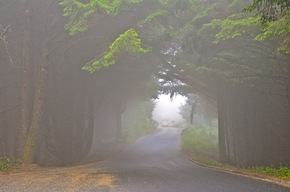
#> input picture examples/18056401685_c5b313e712_o.jpg, 290 x 192 px; its folder holds only this picture in this run
$ python cli.py ../../examples/18056401685_c5b313e712_o.jpg
#> lines starting #> are read from the running program, lines starting #| are printed output that depends on the picture
### src/entropic_contrast/core.py
"""
core.py — Entropic Contrast Measure: per-image and batch scoring.

This module provides the two public-facing scoring functions:

:func:`contrast_quality`
    Score a single image file.  Returns a float in the range [0, ∞) where
    higher values indicate better contrast.

:func:`contrast_quality_batch`
    Score every image in a directory and write results to a CSV log.

Algorithm
---------
For a given image:

1. Convert to HSV colour space.  Only the **Value** (V) channel is used,
   as perceived contrast is primarily a luminance phenomenon.
2. Compute the V-channel intensity histogram (``num_bins`` bins, density=True).
3. Apply histogram equalisation to the V channel (producing a near-uniform
   histogram).
4. Compute the equalised histogram over the **same** bin edges.
5. Return :func:`~entropic_contrast.metrics.mutual_information` between the
   two histograms.

Mutual Information quantifies how similar the two histograms are.  A
well-exposed image already has a roughly uniform distribution, so equalisation
changes it little → high MI.  An under- or over-exposed image has a skewed
histogram that equalisation shifts substantially → low MI.

This is a **no-reference** (NR) metric: it does not require a pristine
reference image, making it suitable for in-the-wild quality assessment.

Typical output range
--------------------
- Under/over-exposed: 1.5–2.5
- Retinex-processed: 4.0–4.6
- Well-exposed: 4.5–5.0+

(Values are in nats; they scale slightly with ``num_bins``.)
"""

from __future__ import annotations

import logging
import os
from pathlib import Path

import numpy as np
from skimage import color, exposure, img_as_float, io

from entropic_contrast.metrics import mutual_information

logger = logging.getLogger(__name__)

# Image file extensions recognised by the batch scorer
_VALID_EXTENSIONS: frozenset[str] = frozenset(
    {"jpg", "jpeg", "png", "pgm", "bmp", "tif", "tiff", "webp"}
)


def _compute_contrast_score(image: np.ndarray, num_bins: int = 128) -> float:
    """Compute the Entropic Contrast Measure for a single image array.

    This is the internal implementation called by :func:`contrast_quality`.
    It is separated to allow unit-testing without disk I/O.

    Parameters
    ----------
    image : ndarray of shape (H, W) or (H, W, 3) or (H, W, 4)
        Input image loaded as a NumPy array.  Grayscale and RGBA images are
        handled automatically.
    num_bins : int, default 128
        Number of histogram bins.  Larger values give finer resolution but
        increase sensitivity to noise.  Typical range: 64–256.

    Returns
    -------
    float
        Mutual Information between the intensity histogram and the histogram
        of the contrast-equalised image.  Higher is better.

    Notes
    -----
    **Colour images**: converted to HSV; the Value channel carries luminance.
    **Grayscale images**: treated as the Value channel directly.
    **Alpha channel**: stripped before processing.
    """
    # ------------------------------------------------------------------ Pre-processing
    # Strip alpha channel if present (RGBA → RGB)
    if image.ndim == 3 and image.shape[2] == 4:
        image = image[:, :, :3]

    # Handle grayscale (2-D) by treating it as the V channel directly
    if image.ndim == 2:
        v_channel = img_as_float(image)
    else:
        # Convert RGB → HSV; Value (index 2) encodes perceived luminance
        image_hsv = color.rgb2hsv(image)
        v_channel = image_hsv[:, :, 2]

    v_float = img_as_float(v_channel)

    # ------------------------------------------------------------------ Histograms
    # Intensity histogram of the original V channel
    hist_orig, bin_edges = np.histogram(v_float, bins=num_bins, density=True)

    # Contrast-equalised V channel: histogram equalisation stretches the CDF
    # towards uniformity.  We use the same bin edges to ensure comparable support.
    v_equalised = exposure.equalize_hist(v_float, nbins=num_bins)
    hist_eq, _ = np.histogram(
        v_equalised,
        bins=num_bins,
        density=True,
        range=(bin_edges[0], bin_edges[-1]),
    )

    # ------------------------------------------------------------------ MI
    return mutual_information(hist_orig, hist_eq)


def contrast_quality(image_path: str | Path, num_bins: int = 128) -> float | None:
    """Compute the Entropic Contrast Measure for a single image file.

    Parameters
    ----------
    image_path : str or Path
        Absolute or relative path to an image file.  Supported formats:
        JPEG, PNG, BMP, PGM, TIFF, WebP.
    num_bins : int, default 128
        Number of histogram bins passed to the internal scorer.

    Returns
    -------
    float or None
        Contrast quality score (higher = better contrast), or ``None`` if
        the image cannot be read.

    Examples
    --------
    >>> from entropic_contrast import contrast_quality
    >>> score = contrast_quality("examples/correct1.jpg")
    >>> print(f"{score:.4f}")
    4.8087
    """
    image_path = Path(image_path)
    try:
        image = io.imread(str(image_path))
    except Exception as exc:
        logger.error("Could not read '%s': %s", image_path, exc)
        return None

    score = _compute_contrast_score(image, num_bins=num_bins)
    logger.debug("%-50s  score=%.4f", image_path.name, score)
    return score


# [77 lines left out: function contrast_quality_batch, not called in this run]

### src/entropic_contrast/metrics.py
"""
metrics.py — Mutual Information between discrete histogram sequences.

This module provides the core information-theoretic measures used by the
Entropic Contrast algorithm.  Both functions operate on histogram arrays
(counts or densities) — they do not accept images directly.

Algorithm context
-----------------
The ECM algorithm computes MI between the original V-channel intensity
histogram and the histogram of the contrast-equalised image.  The two
histogram arrays are treated as **paired label sequences**: position *i*
contributes a paired observation ``(hist_a[i], hist_b[i])``, and MI is
computed from the resulting K×K contingency table.

This is equivalent to the ``sklearn.metrics.mutual_info_score`` approach used
in the original 2017 implementation and produces scores that scale naturally
with the number of bins (maximum ≈ ln(K) nats for perfectly matched distinct
histograms).

Interpretation
--------------
- Two **identical** histograms with all-distinct bin values → MI ≈ ln(K) (max)
- Two **perfectly different** histograms → MI ≈ 0
- A histogram identical to itself but with all equal bin values → MI = 0
  (knowing one value tells you nothing new, since all are the same class)

For a well-exposed image the V-channel histogram is already near-uniform, so
histogram equalisation barely shifts bin densities → hist_a ≈ hist_b → high MI.
For an under/over-exposed image, equalisation dramatically redistributes the
densities → low MI.

References
----------
Cover, T.M., Thomas, J.A. (2006). *Elements of Information Theory*, 2nd ed.
"""

from __future__ import annotations

import numpy as np


def _contingency_mi(a_labels: np.ndarray, b_labels: np.ndarray) -> float:
    """MI from a contingency table of two integer label sequences.

    Computes:

    .. math::

        MI = \\sum_{i,j} \\frac{C_{ij}}{N}
             \\log \\frac{N \\cdot C_{ij}}{C_{i\\cdot} \\cdot C_{\\cdot j}}

    where :math:`C` is the contingency matrix, *N* is the total count, and
    :math:`C_{i\\cdot}`, :math:`C_{\\cdot j}` are row/column marginals.

    Parameters
    ----------
    a_labels, b_labels : ndarray of shape (N,), integer dtype
        Paired integer class labels.

    Returns
    -------
    float
        MI in nats.  Non-negative.
    """
    N = len(a_labels)
    n_a = int(a_labels.max()) + 1
    n_b = int(b_labels.max()) + 1

    # Build contingency matrix efficiently with np.add.at
    C = np.zeros((n_a, n_b), dtype=np.float64)
    np.add.at(C, (a_labels, b_labels), 1.0)

    # Marginals
    row_sum = C.sum(axis=1)  # (n_a,)
    col_sum = C.sum(axis=0)  # (n_b,)

    # MI: iterate only over non-zero cells
    rows, cols = np.nonzero(C)
    mi = 0.0
    for r, c in zip(rows, cols):
        p_joint = C[r, c] / N
        p_marg = (row_sum[r] / N) * (col_sum[c] / N)
        mi += p_joint * np.log(p_joint / p_marg)

    return float(mi)


def mutual_information(hist_a: np.ndarray, hist_b: np.ndarray) -> float:
    """Mutual Information between two 1-D histograms as paired label sequences.

    Treats each index *i* as a paired observation ``(hist_a[i], hist_b[i])``,
    builds a K×K contingency table from the co-occurrences of unique values,
    and computes the standard discrete MI:

    .. math::

        MI(A, B) = \\sum_{i,j} p(a_i, b_j)
                   \\log \\frac{p(a_i, b_j)}{p(a_i)\\,p(b_j)}

    This is the same computation as ``sklearn.metrics.mutual_info_score``,
    which the original ``pycontrast.py`` used.

    Score interpretation
    --------------------
    - **High score** (→ ln(K)): histograms have similar density values at the
      same bin positions — well-contrasted image.
    - **Low score** (→ 0): histograms are very different — poor contrast.

    Parameters
    ----------
    hist_a : ndarray of shape (K,)
        First histogram (counts or densities, non-negative).
    hist_b : ndarray of shape (K,)
        Second histogram over the **same** bin edges as *hist_a*.

    Returns
    -------
    float
        MI in nats.  Non-negative.

    Raises
    ------
    ValueError
        If *hist_a* and *hist_b* have different lengths.

    Examples
    --------
    >>> import numpy as np
    >>> from entropic_contrast.metrics import mutual_information
    >>> p = np.array([0.1, 0.4, 0.3, 0.2])   # all distinct values
    >>> mutual_information(p, p)               # identical → MI = ln(4) ≈ 1.386
    1.386...
    >>> mutual_information(p, p[::-1])         # reversed — different pairing → MI ≈ 0
    0.0
    """
    hist_a = np.asarray(hist_a, dtype=float)
    hist_b = np.asarray(hist_b, dtype=float)
    if hist_a.shape != hist_b.shape:
        raise ValueError(
            f"hist_a and hist_b must have the same shape; "
            f"got {hist_a.shape} vs {hist_b.shape}."
        )

    # Map float values to integer class labels via np.unique
    _, a_labels = np.unique(hist_a, return_inverse=True)
    _, b_labels = np.unique(hist_b, return_inverse=True)

    return _contingency_mi(a_labels, b_labels)


# [59 lines left out: function normalised_mutual_information, not called in this run]

### src/entropic_contrast/cli.py
"""
cli.py — Command-line entry point for the Entropic Contrast scorer.

Registered as ``contrast-score`` via the ``[project.scripts]`` table in
``pyproject.toml``.  After installation (``uv sync`` or ``pip install -e .``),
run::

    # Score a single image
    contrast-score photo.jpg

    # Score all images in a directory, save CSV
    contrast-score --batch ./examples/ --output results/scores.csv

    # Run the visual demo (shows matplotlib plots)
    contrast-score --demo

Examples
--------
    $ contrast-score examples/correct1.jpg
    correct1.jpg: 4.8087

    $ contrast-score --batch examples/ --output results/scores.csv --bins 256
    Scored 9 images → results/scores.csv

    $ contrast-score --batch examples/ --recursive --verbose
"""

from __future__ import annotations

import argparse
import logging
import sys
from pathlib import Path


# [47 lines left out: function _run_demo, not called in this run]


def _build_parser() -> argparse.ArgumentParser:
    parser = argparse.ArgumentParser(
        prog="contrast-score",
        description=(
            "Entropic Contrast Measure — no-reference image contrast quality scorer.\n\n"
            "Scores each image on a scale from ~0 (very poor contrast) to 5+ "
            "(excellent contrast) using Mutual Information between the image "
            "intensity histogram and its contrast-equalised counterpart."
        ),
        formatter_class=argparse.RawDescriptionHelpFormatter,
    )

    # Mutually exclusive primary modes
    mode = parser.add_mutually_exclusive_group()
    mode.add_argument(
        "image",
        nargs="?",
        metavar="IMAGE",
        help="Path to a single image file to score.",
    )
    mode.add_argument(
        "--batch",
        metavar="DIR",
        type=Path,
        help="Score all images in this directory.",
    )
    mode.add_argument(
        "--demo",
        action="store_true",
        help="Run the visual demo on the built-in example images.",
    )

    # Options
    parser.add_argument(
        "--output",
        "-o",
        metavar="FILE",
        type=Path,
        default=None,
        help="Output CSV path for --batch mode (default: <dir>/../contrast_quality.csv).",
    )
    parser.add_argument(
        "--bins",
        type=int,
        default=128,
        metavar="N",
        help="Number of histogram bins (default: 128).",
    )
    parser.add_argument(
        "--recursive",
        "-r",
        action="store_true",
        help="Recurse into subdirectories in --batch mode.",
    )
    parser.add_argument(
        "--verbose",
        "-v",
        action="store_true",
        help="Enable verbose logging.",
    )
    return parser


def main(argv: list[str] | None = None) -> int:
    """Entry point called by the ``contrast-score`` console script.

    Parameters
    ----------
    argv : list[str] or None
        Argument vector; defaults to ``sys.argv[1:]`` when None.

    Returns
    -------
    int
        Exit code (0 on success, 1 on error).
    """
    parser = _build_parser()
    args = parser.parse_args(argv)

    logging.basicConfig(
        level=logging.DEBUG if args.verbose else logging.WARNING,
        format="%(levelname)s: %(message)s",
    )

    # ------------------------------------------------------------------ Demo
    if args.demo:
        _run_demo()
        return 0

    # ----------------------------------------------------------- Batch mode
    if args.batch:
        from entropic_contrast.core import contrast_quality_batch

        output = contrast_quality_batch(
            args.batch,
            output_path=args.output,
            num_bins=args.bins,
            recursive=args.recursive,
        )
        if output is None:
            print("No images scored.  Check the directory path.", file=sys.stderr)
            return 1
        n = sum(1 for _ in output.open())
        print(f"Scored {n} images → {output}")
        return 0

    # -------------------------------------------------------- Single image
    if args.image:
        from entropic_contrast.core import contrast_quality

        score = contrast_quality(args.image, num_bins=args.bins)
#> in contrast_quality, image is the input picture: shape (192, 290, 3); mean R, G, B 128.2, 122.7, 112.9
#> in _compute_contrast_score, `image_hsv = color.rgb2hsv(image)`: image_hsv: shape (192, 290, 3) float64; mean of channels 0, 1, 2 0.167, 0.13, 0.506
#> in _compute_contrast_score, `v_channel = image_hsv[:, :, 2]`:
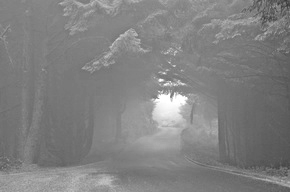
#> v_channel: shape (192, 290) float64; min 0.22, max 1, mean 0.506
#> in _compute_contrast_score, `hist_orig, bin_edges = np.histogram(v_float, bins=num_bins, density=Tr..`: hist_orig = 128 values, max 10.01 at index 46, min 0 at index 4, mean 1.28; bin_edges = 129 values from 0.22 to 1
#> in _compute_contrast_score, `v_equalised = exposure.equalize_hist(v_float, nbins=num_bins)`:
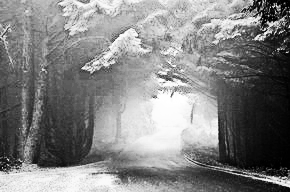
#> v_equalised: shape (192, 290) float64; min 1.8e-05, max 1, mean 0.513
#> in _compute_contrast_score, `hist_eq, _ = np.histogram( v_equalised, bins=num_bins, density=True, r..`: hist_eq = 128 values, max 6.37 at index 56, min 0 at index 0, mean 1.28
#> in mutual_information, `hist_a = np.asarray(hist_a, dtype=float)`: hist_a has the same summary as hist_orig in _compute_contrast_score
#> in mutual_information, `hist_b = np.asarray(hist_b, dtype=float)`: hist_b has the same summary as hist_eq in _compute_contrast_score
#> in mutual_information, `_, a_labels = np.unique(hist_a, return_inverse=True)`: a_labels = 128 values, max 98 at index 46, min 0 at index 4, mean 41.02
#> in mutual_information, `_, b_labels = np.unique(hist_b, return_inverse=True)`: b_labels = 128 values, max 54 at index 56, min 0 at index 0, mean 11.6
#> in _contingency_mi, `N = len(a_labels)`: N = 128
#> in _contingency_mi, `n_a = int(a_labels.max()) + 1`: n_a = 99
#> in _contingency_mi, `n_b = int(b_labels.max()) + 1`: n_b = 55
#> in _contingency_mi, `np.add.at(C, (a_labels, b_labels), 1.0)`:
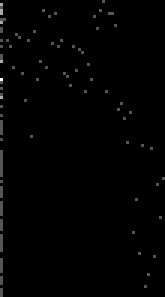
#> C: shape (99, 55) float64 (shown 3 times larger); min 0, max 3, mean 0.0235; drawn with min black and max white
#> in _contingency_mi, `row_sum = C.sum(axis=1)`: row_sum = 99 values, max 5 at index 4, min 1 at index 0, mean 1.29
#> in _contingency_mi, `col_sum = C.sum(axis=0)`: col_sum = 55 values, max 74 at index 0, min 1 at index 1, mean 2.33
#> in _contingency_mi, `rows, cols = np.nonzero(C)`: rows = 120 values from 0 to 98; cols = 120 values, max 54 at index 80, min 0 at index 1, mean 12.38
#> the loop in _contingency_mi, `for r, c in zip(rows, cols):` made 120 passes
#> (r, c, p_joint, p_marg, mi) on passes 1 to 12: (0, 34, 0.00781, 6.1e-05, 0.0379), (1, 0, 0.0156, 0.00903, 0.0465), (2, 0, 0.00781, 0.00452, 0.0507), (3, 0, 0.0156, 0.0181, 0.0485), (3, 14, 0.00781, 0.000244, 0.0756), (3, 33, 0.00781, 0.000244, 0.103), (4, 0, 0.0156, 0.0226, 0.0969), (4, 18, 0.00781, 0.000305, 0.122), (4, 36, 0.00781, 0.000305, 0.148), (4, 37, 0.00781, 0.000305, 0.173), (5, 16, 0.00781, 0.000122, 0.205), (5, 31, 0.00781, 0.000122, 0.238)
#> after the loop in _contingency_mi, `for r, c in zip(rows, cols):`: mi = 2.06
#> score = 2.06
        if score is None:
            print(f"Could not read '{args.image}'", file=sys.stderr)
            return 1
        print(f"{Path(args.image).name}: {score:.4f}")
#| 18056401685_c5b313e712_o.jpg: 2.0647
        return 0

    # ------------------------------------------------- No argument given
    parser.print_help()
    return 0


if __name__ == "__main__":
    sys.exit(main())
#> (the program exits here)

$ run again, on examples/correct1.jpg
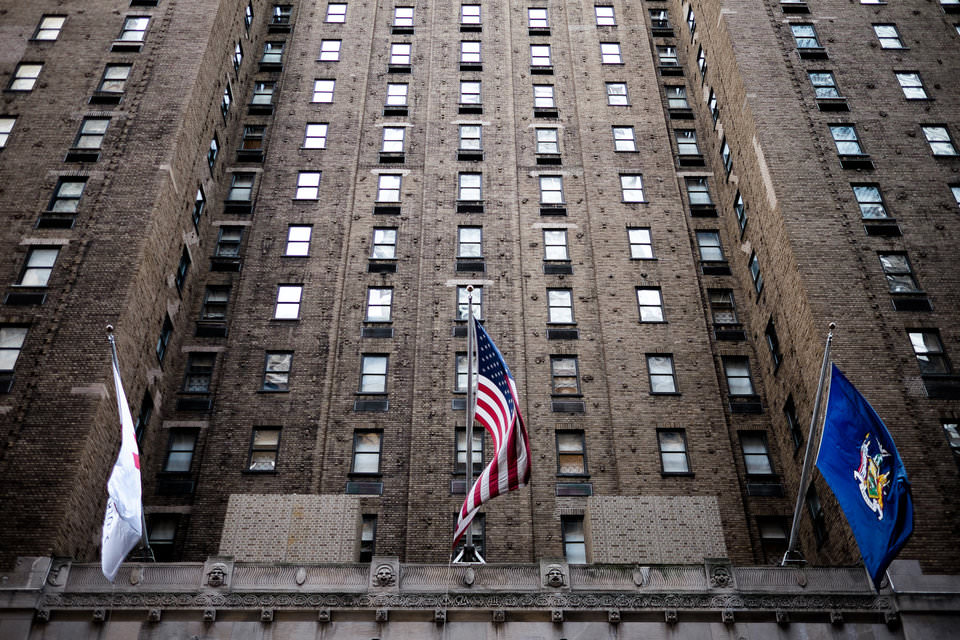
#> input picture examples/correct1.jpg, 960 x 640 px
#> in contrast_quality, image is the input picture: shape (640, 960, 3); mean R, G, B 96.1, 89.4, 89
#> image_hsv: shape (640, 960, 3) float64; mean of channels 0, 1, 2 0.254, 0.197, 0.391
#> hist_orig = 128 values, max 1.83 at index 55, min 0.111 at index 111, mean 1; bin_edges = 129 values from 0 to 1
#> in _compute_contrast_score, `v_equalised = exposure.equalize_hist(v_float, nbins=num_bins)`:
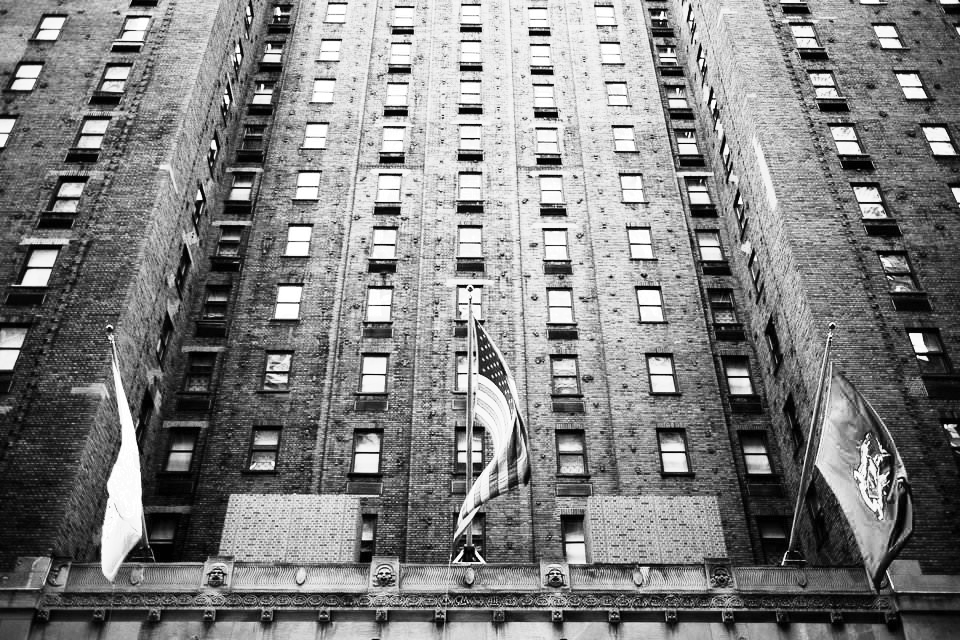
#> v_equalised: shape (640, 960) float64; min 0.00751, max 1, mean 0.505
#> hist_eq = 128 values, max 1.82 at index 75, min 0.539 at index 126, mean 1
#> hist_a has the same summary as hist_orig in _compute_contrast_score
#> hist_b has the same summary as hist_eq in _compute_contrast_score
#> a_labels = 128 values, max 127 at index 55, min 0 at index 111, mean 63.5
#> b_labels = 128 values, max 123 at index 75, min 0 at index 126, mean 61.45
#> N = 128
#> n_b = 124
#> in _contingency_mi, `np.add.at(C, (a_labels, b_labels), 1.0)`:
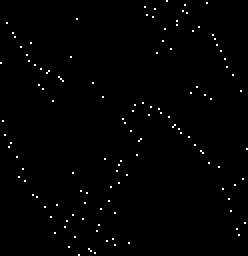
#> C: shape (128, 124) float64 (shown 2 times larger); values 0 (black) and 1 (white), 0.81% white in thin lines or dots
#> row_sum = 128 values from 1 to 1
#> col_sum = 124 values, max 2 at index 36, min 1 at index 0, mean 1.03
#> rows = 128 values from 0 to 127; cols = 128 values, max 123 at index 74, min 0 at index 31, mean 61.45
#> the loop in _contingency_mi, `for r, c in zip(rows, cols):` made 128 passes
#> (c, p_marg, mi) on passes 1 to 8: (83, 6.1e-05, 0.0379), (103, 6.1e-05, 0.0758), (92, 6.1e-05, 0.114), (72, 6.1e-05, 0.152), (77, 6.1e-05, 0.19), (91, 6.1e-05, 0.227), (93, 6.1e-05, 0.265), (73, 6.1e-05, 0.303)
#> after the loop in _contingency_mi, `for r, c in zip(rows, cols):`: mi = 4.81
#| correct1.jpg: 4.8087
